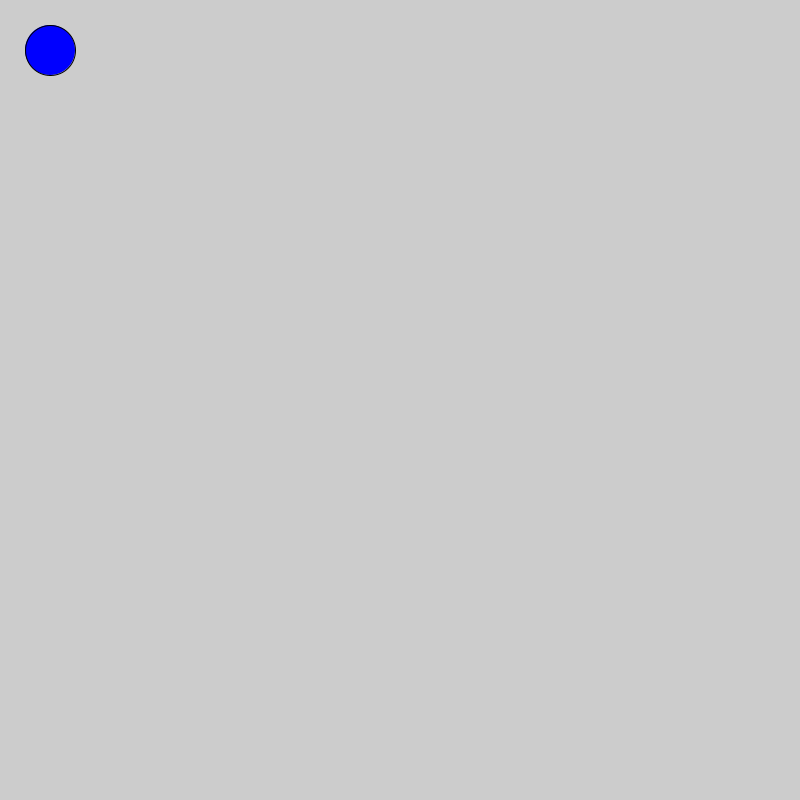
Frame 1 (no input)
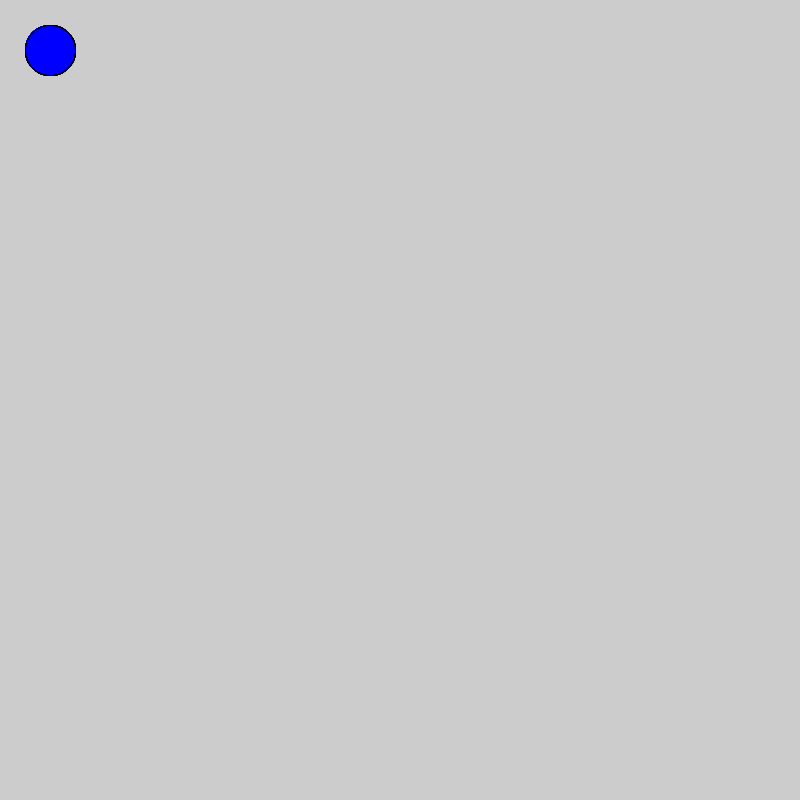
Frame 60 (the mouse pressed at the canvas centre just before this capture)
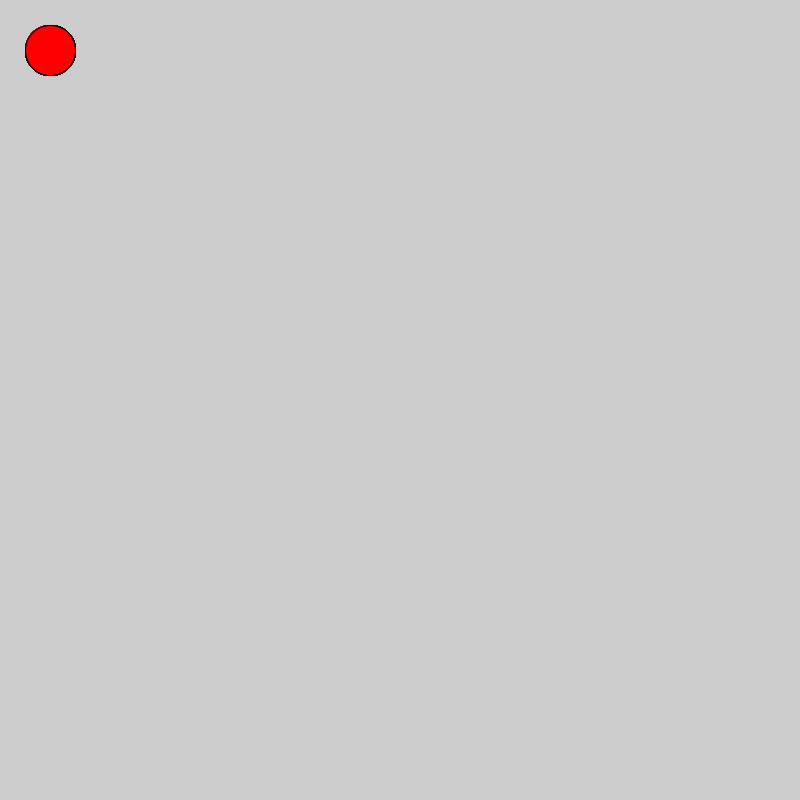
Frame 120 (the mouse held since frame 60 and released just before this capture)

The Processing sketch that drew these frames (run headless with seeded random() and noise(); from frame 60 on, the mouse is pressed at the canvas centre):

// Processing sketch: logicalDot
// ── logicalDot.pde
 void setup() {
  size(800, 800);
}

void draw() {
  
   fill(0, 0, 255);

   if (mousePressed){
     fill(255, 0, 0);
   }

   ellipse(50, 50, 50, 50);

}
// Copyright Wintriss Technical Schools 2013
